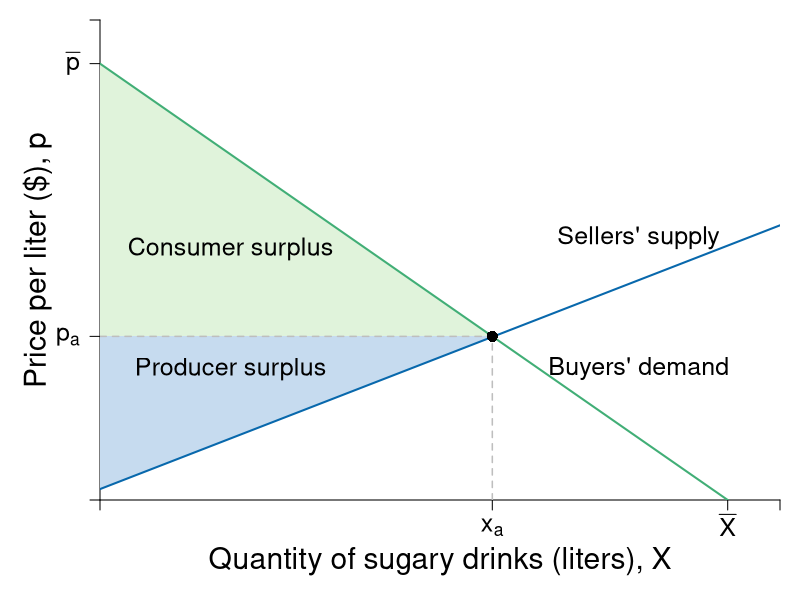

Write R code to recreate this figure.
#Graph Designer: Scott Cohn
#Authors: Bowles and Halliday
#Title: Microeconomics: Competition, Conflict and Coordination

require(shape)
pdf(file = "firmmarketsupply/demand_supply_sugar.pdf", width = 9, height = 7)

#Set parameters for graphics
axislabelsize <- 1.8
labelsize <- 1.5
namesize <- 1.8
annotatesize <- 1.5
graphlinewidth <- 2
segmentlinewidth <- 1.5

COL <- c("#7fc97f", "#beaed4", "#fdc086", "#ffff99", "#386cb0", "#f0027f", "#bf5b17", "#666666")
COLA <- c("#e0f3db", "#99d8c9","#66c2a4","#41ae76", "#238b45", "#005824")
COLB <- c("#c6dbef", "#4eb3d3", "#2b8cbe", "#0868ac","#084081")
COLC <- c("#fcfbfd", "#efedf5", "#dadaeb", "#bcbddc", "#9e9ac8", "#807dba", "#6a51a3", "#54278f", "#3f007d")

par(mar =  c(5, 5, 1, 1))

Demand <- function(x, rmax = 20, xmax = 12, n = 10) {
  rmax - (rmax/(n*xmax))*x
}

mrsA <- function(x, rmax = 20, xmax = 10) {
  rmax - (rmax/xmax)*x
}

uA <- function(x, y, rmax = 20, xmax = 10) {
  y + rmax*x - (1/2)(rmax/xmax)*x^2
}


Supply <- function(x, c1 = 0.5, c2 = 0.0465){
  c1 + 2*c2*x
}

xlims <- c(0, 130)
ylims <- c(0, 22)

npts <- 501 
x <- seq(xlims[1], xlims[2], length.out = npts)
y <- seq(ylims[1], ylims[2], length.out = npts) 
a <- c(46.08, 55, 64)
b <- c(46.08, 55, 64)

plot(0, 0, xlim = xlims, ylim = ylims, type = "n",
     xlab = expression(paste("")),
     ylab = expression(paste("")), 
     xaxt = "n", 
     yaxt = "n", 
     cex.lab = axislabelsize, 
     bty = "n",
     xaxs = "i", 
     yaxs = "i")


ticksy <- c(0, 7.5, 20, ylims[2])
ylabels <- c(NA, expression(paste(p[a])), expression(paste(bar(p))), NA)
ticksx <- c(0, 75, 120, xlims[2])
xlabels <- c(NA, expression(paste(x[a])), expression(paste(bar(X))), NA)

axis(1, at = ticksx, pos = 0, labels = xlabels, cex.axis = labelsize)
axis(2, at = ticksy, pos = 0, labels = ylabels, las = 1, cex.axis = labelsize)

npts <- 500 
xx1 <- seq(xlims[1], xlims[2], length.out = npts)

#Draw the polygon for producer surplus
xpoly1 <- c(0, 75, 0, 0)
ypoly1 <- c(0.5, 7.5, 7.5, 0.5)
polygon(x = xpoly1, y = ypoly1, col = COLB[1], density = NULL, border = NA)

#Draw the polygon for consumer surplus
xpoly2 <- c(0, 75, 0, 0)
ypoly2 <- c(7.5, 7.5, 20, 7.5)
polygon(x = xpoly2, y = ypoly2, col = COLA[1], density = NULL, border = NA)


text(25, 6, expression(paste("Producer surplus")), xpd = TRUE, cex = labelsize)
text(25, 11.5, expression(paste("Consumer surplus")), xpd = TRUE, cex = labelsize) 

#Lines for mrs graph
lines(xx1, Demand(xx1), col = COLA[4], lwd = graphlinewidth)
lines(xx1, Supply(xx1), col = COLB[4], lwd = graphlinewidth)

segments(0, 7.5, 75, 7.5, lty = 2, "gray" , lwd = segmentlinewidth)
segments(75, 0, 75, 7.5, lty = 2, col = "gray" , lwd = segmentlinewidth)
points(75, 7.5, pch = 16, col = "black", cex = 1.5)

#Label axes
mtext(expression(paste("Quantity of sugary drinks (liters), ", X)), side = 1, line = 3, cex = axislabelsize)
#mtext(expression(paste("Market output of the good, ", X)), side = 1, line = 3, cex = axislabelsize)
text(-12, 0.5*ylims[2], expression(paste("Price per liter ($), ", p)), xpd = TRUE, cex = axislabelsize, srt = 90) 

text(103, 12, expression("Sellers' supply"), cex = labelsize)
text(103, 6, expression(paste("Buyers' demand")), cex = labelsize)

dev.off()
